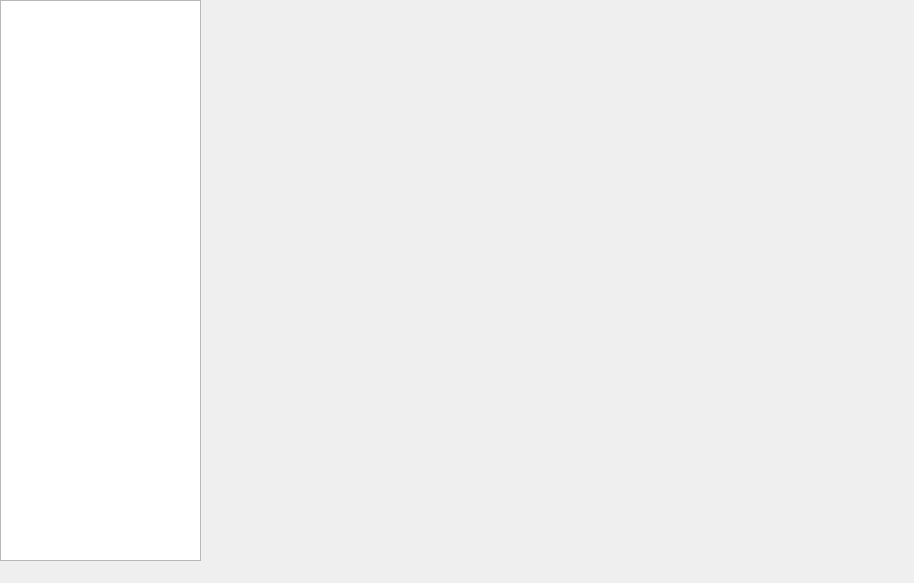
<?xml version="1.0" encoding="UTF-8"?>
<ui version="4.0">
 <class>MainWindow</class>
 <widget class="QMainWindow" name="MainWindow">
  <property name="geometry">
   <rect>
    <x>0</x>
    <y>0</y>
    <width>914</width>
    <height>583</height>
   </rect>
  </property>
  <property name="windowTitle">
   <string>MainWindow</string>
  </property>
  <widget class="QWidget" name="centralwidget">
   <widget class="QListWidget" name="navWidget">
    <property name="geometry">
     <rect>
      <x>0</x>
      <y>0</y>
      <width>201</width>
      <height>561</height>
     </rect>
    </property>
   </widget>
   <widget class="QStackedWidget" name="stackedWidget">
    <property name="geometry">
     <rect>
      <x>199</x>
      <y>-1</y>
      <width>721</width>
      <height>561</height>
     </rect>
    </property>
    <widget class="QWidget" name="page"/>
    <widget class="QWidget" name="page_2"/>
   </widget>
  </widget>
  <widget class="QMenuBar" name="menuBar">
   <property name="geometry">
    <rect>
     <x>0</x>
     <y>0</y>
     <width>914</width>
     <height>21</height>
    </rect>
   </property>
  </widget>
  <action name="actionGoodsManagement">
   <property name="text">
    <string>Quản lý Hàng Hóa</string>
   </property>
  </action>
 </widget>
 <resources/>
 <connections/>
</ui>
